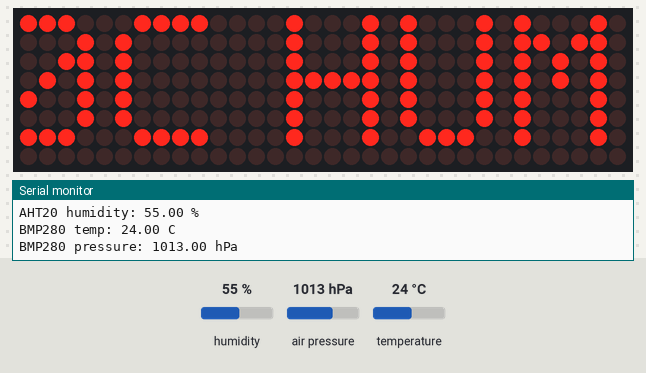
A program run on a simulated ESP32. On the bench: 32×8 LED matrix, the last lines printed to the serial monitor. The inputs (shaded band) are chosen by the test bench; at power-on: humidity 55 %, temperature 24 °C, air pressure 1013 hPa. I2S audio is not simulated (input reads silence).

Above: at 3.0 s.
3.1 s: humidity set to 17 %
At 3.12 s:
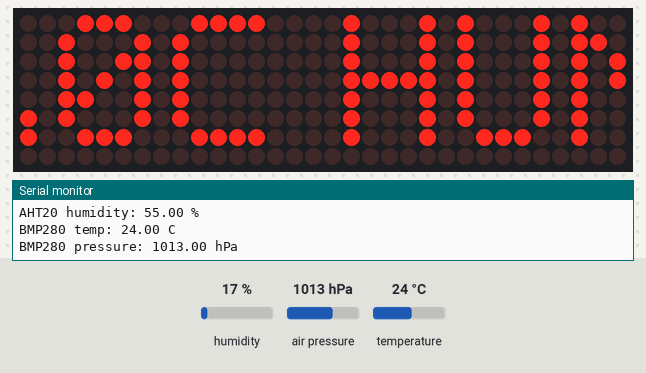
6.6 s: temperature set to 12 °C
At 9.58 s:
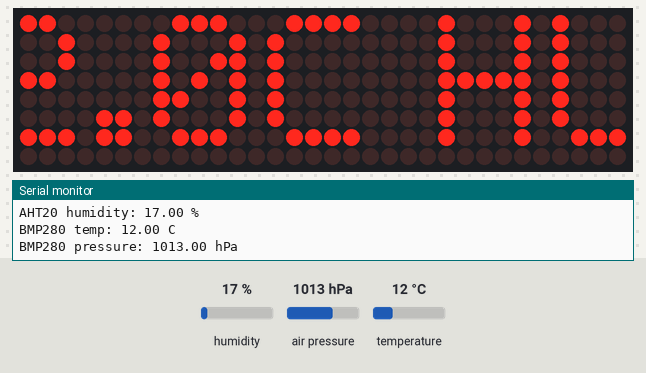
10.1 s: humidity set to 22 %
13.6 s: temperature set to 19 °C
At 15.7 s:
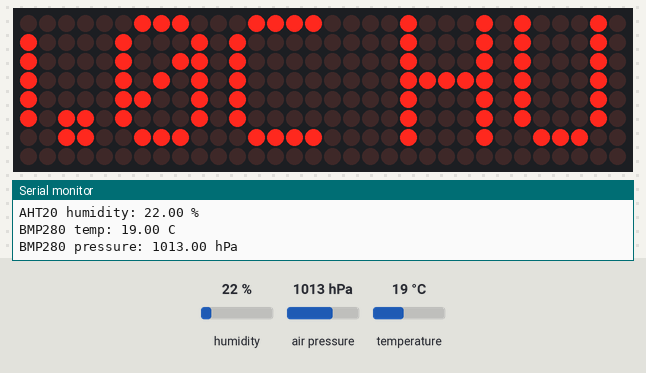
17.1 s: air pressure set to 952 hPa
25.0 s: temperature set to 28 °C
At 30.6 s:
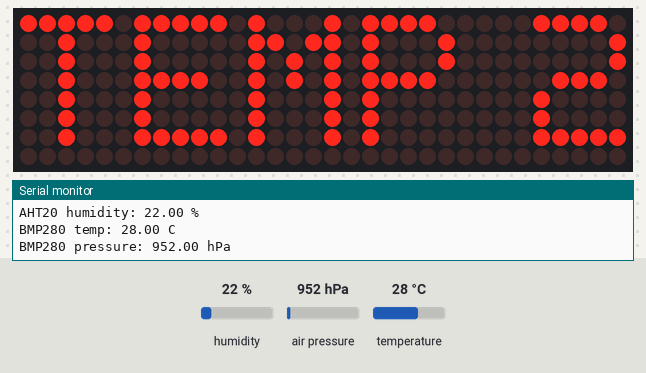

Measured:
- after the input at 6.6 s, the display: first differs from a run without the input after 2.9 s (image 2)
- after the input at 13.6 s, the display: first differs from a run without the input after 2.0 s (image 3)
- after the input at 25.0 s, the display: first differs from a run without the input after 3.1 s (image 4 shows a later state)

The program:

main.cpp
```cpp
#include <Arduino.h>
#include <Wire.h>
#include <SPI.h>
#include <Adafruit_AHTX0.h>
#include <Adafruit_BMP280.h>
#include <MD_MAX72xx.h>
#include <driver/i2s.h>
#include <math.h>
#include "hebrew_display_5x7.h"

// =========================
// Pin map - ESP32 30 pin
// =========================
// AHT20 + BMP280 I2C
#define I2C_SDA 21
#define I2C_SCL 22

// MAX7219 LED matrix
#define MAX7219_DIN 23
#define MAX7219_CLK 18
#define MAX7219_CS  5

// NS4168 I2S amplifier
#define I2S_DOUT 25
#define I2S_BCLK 26
#define I2S_LRC  27

// =========================
// MAX7219 settings
// =========================
#define HARDWARE_TYPE MD_MAX72XX::FC16_HW
#define MAX_DEVICES 4  // 4 modules = 8x32 display. Change to 1 for one 8x8 module.

MD_MAX72XX mx = MD_MAX72XX(HARDWARE_TYPE, MAX7219_DIN, MAX7219_CLK, MAX7219_CS, MAX_DEVICES);

// =========================
// Sensors
// =========================
Adafruit_AHTX0 aht;
Adafruit_BMP280 bmp(&Wire);

bool ahtOk = false;
bool bmpOk = false;

// =========================
// I2S audio
// =========================
#define I2S_PORT I2S_NUM_0
#define SAMPLE_RATE 16000

void initI2S() {
  i2s_config_t i2s_config = {
    .mode = (i2s_mode_t)(I2S_MODE_MASTER | I2S_MODE_TX),
    .sample_rate = SAMPLE_RATE,
    .bits_per_sample = I2S_BITS_PER_SAMPLE_16BIT,
    .channel_format = I2S_CHANNEL_FMT_ONLY_LEFT,
    .communication_format = I2S_COMM_FORMAT_STAND_I2S,
    .intr_alloc_flags = 0,
    .dma_buf_count = 8,
    .dma_buf_len = 256,
    .use_apll = false,
    .tx_desc_auto_clear = true,
    .fixed_mclk = 0
  };

  i2s_pin_config_t pin_config = {
    .bck_io_num = I2S_BCLK,
    .ws_io_num = I2S_LRC,
    .data_out_num = I2S_DOUT,
    .data_in_num = I2S_PIN_NO_CHANGE
  };

  esp_err_t err = i2s_driver_install(I2S_PORT, &i2s_config, 0, NULL);
  if (err != ESP_OK) {
    Serial.printf("I2S driver install failed: %d\n", err);
    return;
  }

  err = i2s_set_pin(I2S_PORT, &pin_config);
  if (err != ESP_OK) {
    Serial.printf("I2S set pin failed: %d\n", err);
    return;
  }

  i2s_zero_dma_buffer(I2S_PORT);
  Serial.println("I2S OK");
}

void playTone(int freq, int durationMs, int amplitude = 2500) {
  int totalSamples = (SAMPLE_RATE * durationMs) / 1000;
  int16_t sampleBuffer[256];

  for (int i = 0; i < totalSamples; i += 256) {
    int chunk = min(256, totalSamples - i);

    for (int j = 0; j < chunk; j++) {
      float t = (float)(i + j) / SAMPLE_RATE;
      sampleBuffer[j] = (int16_t)(amplitude * sinf(2.0f * PI * freq * t));
    }

    size_t bytesWritten = 0;
    i2s_write(I2S_PORT, sampleBuffer, chunk * sizeof(int16_t), &bytesWritten, portMAX_DELAY);
  }

  i2s_zero_dma_buffer(I2S_PORT);
}

// =========================
// Display helpers
// =========================
// Hebrew text rendering and scrolling is handled by hebrew_display_5x7.h

void i2cScan() {
  Serial.println("I2C scan start...");
  byte count = 0;
  for (byte address = 1; address < 127; address++) {
    Wire.beginTransmission(address);
    byte error = Wire.endTransmission();
    if (error == 0) {
      Serial.printf("I2C device found at 0x%02X\n", address);
      count++;
    }
  }
  Serial.printf("I2C scan done. Found %d device(s).\n", count);
}

void initSensors() {
  delay(250);

  ahtOk = aht.begin(&Wire);
  Serial.println(ahtOk ? "AHT20 OK" : "AHT20 NOT FOUND");

  bmpOk = bmp.begin(0x76);
  if (!bmpOk) {
    bmpOk = bmp.begin(0x77);
  }

  if (bmpOk) {
    Serial.println("BMP280 OK");
    bmp.setSampling(Adafruit_BMP280::MODE_NORMAL,
                    Adafruit_BMP280::SAMPLING_X2,
                    Adafruit_BMP280::SAMPLING_X16,
                    Adafruit_BMP280::FILTER_X16,
                    Adafruit_BMP280::STANDBY_MS_500);
  } else {
    Serial.println("BMP280 NOT FOUND");
  }
}

void setup() {
  Serial.begin(115200);
  delay(1000);
  Serial.println();
  Serial.println("ESP32 Smart Clock hardware test starting...");

  Wire.begin(I2C_SDA, I2C_SCL);
  i2cScan();

  mx.begin();
  mx.control(MD_MAX72XX::INTENSITY, 3); // brightness 0-15
  mx.clear();
  scrollMixedTextRTL(mx, "HW TEST", 45);

  initSensors();
  initI2S();
  playTone(1000, 150);
}

void loop() {
  float tempAht = NAN;
  float humidity = NAN;
  float tempBmp = NAN;
  float pressure = NAN;

  if (ahtOk) {
    sensors_event_t humEvent, tempEvent;
    aht.getEvent(&humEvent, &tempEvent);
    tempAht = tempEvent.temperature;
    humidity = humEvent.relative_humidity;
  }

  if (bmpOk) {
    tempBmp = bmp.readTemperature();
    pressure = bmp.readPressure() / 100.0f;
  }

  Serial.println("----------------------");
  if (ahtOk) {
    Serial.printf("AHT20 temp: %.2f C\n", tempAht);
    Serial.printf("AHT20 humidity: %.2f %%\n", humidity);
  }
  if (bmpOk) {
    Serial.printf("BMP280 temp: %.2f C\n", tempBmp);
    Serial.printf("BMP280 pressure: %.2f hPa\n", pressure);
  }

  String msg;
  if (ahtOk) {
    msg = "TEMP " + String(tempAht, 1) + "C HUM " + String(humidity, 0) + "%";
  } else if (bmpOk) {
    msg = "TEMP " + String(tempBmp, 1) + "C PRESS " + String(pressure, 0) + "hPa";
  } else {
    msg = "NO SENSORS";
  }

  scrollMixedTextRTL(mx, msg, 45);
  playTone(1200, 80);
  delay(3000);
}
```

hebrew_display_5x7.h
```cpp
#pragma once
#include <Arduino.h>
#include <MD_MAX72xx.h>
#include <vector>

struct Glyph {
  uint16_t code;
  uint8_t width;
  uint8_t columns[8];
};

const Glyph HEBREW_FONT[] = {
  {0x05D0,8,{0x00,0x00,0x00,0x3a,0x04,0x08,0x18,0x26}}, // א
  {0x05D1,8,{0x00,0x00,0x00,0x22,0x22,0x22,0x3e,0x20}}, // ב
  {0x05D2,8,{0x00,0x00,0x00,0x00,0x00,0x32,0x0a,0x3e}}, // ג
  {0x05D3,8,{0x00,0x00,0x00,0x00,0x02,0x02,0x3e,0x02}}, // ד
  {0x05D4,8,{0x00,0x00,0x00,0x00,0x3a,0x02,0x02,0x3e}}, // ה
  {0x05D5,8,{0x00,0x00,0x00,0x00,0x00,0x00,0x02,0x3e}}, // ו
  {0x05D6,8,{0x00,0x00,0x00,0x00,0x02,0x3a,0x06,0x02}}, // ז
  {0x05D7,8,{0x00,0x00,0x00,0x00,0x3e,0x02,0x02,0x3e}}, // ח
  {0x05D8,8,{0x00,0x00,0x00,0x00,0x3e,0x20,0x22,0x3e}}, // ט
  {0x05D9,8,{0x00,0x00,0x00,0x00,0x00,0x00,0x02,0x06}}, // י
  {0x05DA,8,{0x00,0x00,0x00,0x00,0x00,0x02,0x02,0x7e}}, // ך
  {0x05DB,8,{0x00,0x00,0x00,0x00,0x00,0x22,0x22,0x3e}}, // כ
  {0x05DC,8,{0x00,0x00,0x00,0x00,0x03,0x22,0x12,0x0e}}, // ל
  {0x05DD,8,{0x00,0x00,0x00,0x00,0x3e,0x22,0x22,0x3e}}, // ם
  {0x05DE,8,{0x00,0x00,0x00,0x00,0x3e,0x04,0x22,0x3e}}, // מ
  {0x05DF,8,{0x00,0x00,0x00,0x00,0x00,0x00,0x02,0x7e}}, // ן
  {0x05E0,8,{0x00,0x00,0x00,0x00,0x00,0x20,0x22,0x3e}}, // נ
  {0x05E1,8,{0x00,0x00,0x00,0x00,0x1e,0x22,0x22,0x1e}}, // ס
  {0x05E2,8,{0x00,0x00,0x00,0x00,0x4e,0x50,0x22,0x1e}}, // ע
  {0x05E3,8,{0x00,0x00,0x00,0x00,0x02,0x06,0x02,0x7e}}, // ף
  {0x05E4,8,{0x00,0x00,0x00,0x00,0x00,0x22,0x22,0x3e}}, // פ
  {0x05E5,8,{0x00,0x00,0x00,0x00,0x06,0x18,0x2a,0x46}}, // ץ
  {0x05E6,8,{0x00,0x00,0x00,0x00,0x22,0x24,0x28,0x36}}, // צ
  {0x05E7,8,{0x00,0x00,0x00,0x00,0x72,0x02,0x22,0x1e}}, // ק
  {0x05E8,8,{0x00,0x00,0x00,0x00,0x02,0x02,0x02,0x3e}}, // ר
  {0x05E9,8,{0x00,0x00,0x00,0x3e,0x28,0x2e,0x20,0x3e}}, // ש
  {0x05EA,8,{0x00,0x00,0x00,0x00,0x20,0x3e,0x02,0x3e}}, // ת
};

const int HEBREW_FONT_COUNT = sizeof(HEBREW_FONT) / sizeof(HEBREW_FONT[0]);

bool isHebrew(uint16_t ch) {
  return ch >= 0x05D0 && ch <= 0x05EA;
}

const Glyph* getHebrewGlyph(uint16_t code) {
  for (int i = 0; i < HEBREW_FONT_COUNT; i++) {
    if (HEBREW_FONT[i].code == code) return &HEBREW_FONT[i];
  }
  return nullptr;
}

uint16_t readUtf8Char(const char* s, int& i) {
  uint8_t c = (uint8_t)s[i];

  if (c < 0x80) {
    i++;
    return c;
  }

  // Hebrew: D7 90..AA
  if (c == 0xD7) {
    uint8_t c2 = (uint8_t)s[i + 1];
    i += 2;
    return 0x05D0 + (c2 - 0x90);
  }

  i++;
  return '?';
}

std::vector<uint16_t> utf8ToCodepoints(const String& text) {
  std::vector<uint16_t> out;
  const char* s = text.c_str();

  for (int i = 0; s[i] != 0;) {
    out.push_back(readUtf8Char(s, i));
  }

  return out;
}

// Simple BiDi:
// Hebrew is reversed for RTL.
// English/numbers are kept in normal order.
std::vector<uint16_t> visualOrderRTL(const std::vector<uint16_t>& in) {
  std::vector<uint16_t> out;

  for (int i = in.size() - 1; i >= 0;) {
    uint16_t ch = in[i];

    // Keep English/numbers runs normal
    if (ch < 128 && ch != ' ') {
      int end = i;
      int start = i;

      while (start >= 0 && in[start] < 128 && in[start] != ' ') {
        start--;
      }

      for (int j = start + 1; j <= end; j++) {
        out.push_back(in[j]);
      }

      i = start;
    } else {
      out.push_back(ch);
      i--;
    }
  }

  return out;
}

void appendSpace(std::vector<uint8_t>& cols, uint8_t count = 1) {
  for (uint8_t i = 0; i < count; i++) cols.push_back(0x00);
}

void appendCharColumns(MD_MAX72XX& mx, std::vector<uint8_t>& cols, uint16_t ch) {
  if (ch == ' ') {
    appendSpace(cols, 3);
    return;
  }

  if (isHebrew(ch)) {
    const Glyph* g = getHebrewGlyph(ch);
    if (!g) return;

    int first = 0;
    while (first < g->width && g->columns[first] == 0) first++;

    int last = g->width - 1;
    while (last >= first && g->columns[last] == 0) last--;

    for (int i = first; i <= last; i++) {
      cols.push_back(g->columns[i]);
    }

    appendSpace(cols, 1);
    return;
  }

  // ASCII from MD_MAX72XX built-in font
  if (ch < 128) {
    uint8_t buffer[8];
    uint8_t width = mx.getChar((char)ch, sizeof(buffer), buffer);

    for (int i = 0; i < width; i++) {
      cols.push_back(buffer[i]);
    }

    appendSpace(cols, 1);
  }
}

std::vector<uint8_t> renderMixedTextToColumns(MD_MAX72XX& mx, const String& text) {
  std::vector<uint16_t> logical = utf8ToCodepoints(text);
  bool hasHebrew = false;
  for (uint16_t ch : logical) hasHebrew |= isHebrew(ch);
  std::vector<uint16_t> visual = hasHebrew ? visualOrderRTL(logical) : logical;

  std::vector<uint8_t> cols;

  for (uint16_t ch : visual) {
    appendCharColumns(mx, cols, ch);
  }

  return cols;
}

void drawColumnsWindow(MD_MAX72XX& mx, const std::vector<uint8_t>& cols, int offset) {
  mx.clear();

  int screenCols = mx.getColumnCount();

  for (int x = 0; x < screenCols; x++) {
    int src = offset + x;

    if (src >= 0 && src < (int)cols.size()) {
      // MD_MAX72XX column zero is the right edge; our buffer is left-to-right.
      mx.setColumn(screenCols - 1 - x, cols[src]);
    } else {
      mx.setColumn(screenCols - 1 - x, 0x00);
    }
  }

  mx.update();
}

void scrollMixedTextRTL(MD_MAX72XX& mx, const String& text, uint16_t speedMs = 45) {
  std::vector<uint8_t> cols = renderMixedTextToColumns(mx, text);
  int screenCols = mx.getColumnCount();

  if ((int)cols.size() <= screenCols) {
    drawColumnsWindow(mx, cols, -1 * (screenCols - (int)cols.size()));
    delay(1000);
    return;
  }

  for (int offset = (int)cols.size() - screenCols; offset >= 0; offset--) {
    drawColumnsWindow(mx, cols, offset);
    delay(speedMs);
  }
}

void showMixedTextStaticRTL(MD_MAX72XX& mx, const String& text) {
  std::vector<uint8_t> cols = renderMixedTextToColumns(mx, text);
  int screenCols = mx.getColumnCount();

  drawColumnsWindow(mx, cols, -1 * max(0, screenCols - (int)cols.size()));
}
```
